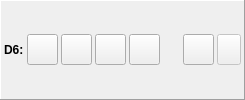
     <widget class="QFrame" name="horizontalFrame_6">
      <property name="sizePolicy">
       <sizepolicy hsizetype="Expanding" vsizetype="Fixed">
        <horstretch>0</horstretch>
        <verstretch>0</verstretch>
       </sizepolicy>
      </property>
      <property name="contextMenuPolicy">
       <enum>Qt::ActionsContextMenu</enum>
      </property>
      <property name="autoFillBackground">
       <bool>false</bool>
      </property>
      <property name="frameShape">
       <enum>QFrame::Panel</enum>
      </property>
      <property name="frameShadow">
       <enum>QFrame::Raised</enum>
      </property>
      <layout class="QHBoxLayout" name="horizontalLayout_6">
       <property name="spacing">
        <number>3</number>
       </property>
       <property name="margin">
        <number>3</number>
       </property>
       <item>
        <widget class="QLabel" name="label_16">
         <property name="sizePolicy">
          <sizepolicy hsizetype="Fixed" vsizetype="Fixed">
           <horstretch>0</horstretch>
           <verstretch>0</verstretch>
          </sizepolicy>
         </property>
         <property name="font">
          <font>
           <weight>75</weight>
           <bold>true</bold>
          </font>
         </property>
         <property name="text">
          <string>D6:</string>
         </property>
         <property name="margin">
          <number>5</number>
         </property>
        </widget>
       </item>
       <item>
        <widget class="QToolButton" name="buttonMountDisk_6">
         <property name="minimumSize">
          <size>
           <width>31</width>
           <height>31</height>
          </size>
         </property>
         <property name="maximumSize">
          <size>
           <width>31</width>
           <height>31</height>
          </size>
         </property>
        </widget>
       </item>
       <item>
        <widget class="QToolButton" name="buttonMountFolder_6">
         <property name="minimumSize">
          <size>
           <width>31</width>
           <height>31</height>
          </size>
         </property>
         <property name="maximumSize">
          <size>
           <width>31</width>
           <height>31</height>
          </size>
         </property>
        </widget>
       </item>
       <item>
        <widget class="QToolButton" name="buttonEject_6">
         <property name="minimumSize">
          <size>
           <width>31</width>
           <height>31</height>
          </size>
         </property>
         <property name="maximumSize">
          <size>
           <width>31</width>
           <height>31</height>
          </size>
         </property>
        </widget>
       </item>
       <item>
        <widget class="QToolButton" name="buttonEditDisk_6">
         <property name="minimumSize">
          <size>
           <width>31</width>
           <height>31</height>
          </size>
         </property>
         <property name="maximumSize">
          <size>
           <width>31</width>
           <height>31</height>
          </size>
         </property>
         <property name="checkable">
          <bool>false</bool>
         </property>
        </widget>
       </item>
       <item>
        <layout class="QVBoxLayout" name="verticalLayout_6">
         <property name="spacing">
          <number>0</number>
         </property>
         <property name="leftMargin">
          <number>5</number>
         </property>
         <property name="rightMargin">
          <number>5</number>
         </property>
         <item>
          <widget class="QLabel" name="labelFileName_6">
           <property name="sizePolicy">
            <sizepolicy hsizetype="Ignored" vsizetype="Fixed">
             <horstretch>0</horstretch>
             <verstretch>0</verstretch>
            </sizepolicy>
           </property>
           <property name="autoFillBackground">
            <bool>false</bool>
           </property>
           <property name="text">
            <string/>
           </property>
           <property name="textFormat">
            <enum>Qt::PlainText</enum>
           </property>
           <property name="wordWrap">
            <bool>false</bool>
           </property>
          </widget>
         </item>
         <item>
          <widget class="QLabel" name="labelImageProperties_6">
           <property name="sizePolicy">
            <sizepolicy hsizetype="Preferred" vsizetype="Fixed">
             <horstretch>0</horstretch>
             <verstretch>0</verstretch>
            </sizepolicy>
           </property>
           <property name="palette">
            <palette>
             <active>
              <colorrole role="WindowText">
               <brush brushstyle="SolidPattern">
                <color alpha="255">
                 <red>128</red>
                 <green>128</green>
                 <blue>128</blue>
                </color>
               </brush>
              </colorrole>
              <colorrole role="Mid">
               <brush brushstyle="SolidPattern">
                <color alpha="255">
                 <red>157</red>
                 <green>155</green>
                 <blue>144</blue>
                </color>
               </brush>
              </colorrole>
             </active>
             <inactive>
              <colorrole role="WindowText">
               <brush brushstyle="SolidPattern">
                <color alpha="255">
                 <red>128</red>
                 <green>128</green>
                 <blue>128</blue>
                </color>
               </brush>
              </colorrole>
              <colorrole role="Mid">
               <brush brushstyle="SolidPattern">
                <color alpha="255">
                 <red>157</red>
                 <green>155</green>
                 <blue>144</blue>
                </color>
               </brush>
              </colorrole>
             </inactive>
             <disabled>
              <colorrole role="WindowText">
               <brush brushstyle="SolidPattern">
                <color alpha="255">
                 <red>118</red>
                 <green>116</green>
                 <blue>108</blue>
                </color>
               </brush>
              </colorrole>
              <colorrole role="Mid">
               <brush brushstyle="SolidPattern">
                <color alpha="255">
                 <red>157</red>
                 <green>155</green>
                 <blue>144</blue>
                </color>
               </brush>
              </colorrole>
             </disabled>
            </palette>
           </property>
           <property name="textFormat">
            <enum>Qt::PlainText</enum>
           </property>
           <property name="alignment">
            <set>Qt::AlignRight|Qt::AlignTrailing|Qt::AlignVCenter</set>
           </property>
           <property name="wordWrap">
            <bool>false</bool>
           </property>
          </widget>
         </item>
        </layout>
       </item>
       <item>
        <widget class="QToolButton" name="buttonSave_6">
         <property name="minimumSize">
          <size>
           <width>31</width>
           <height>31</height>
          </size>
         </property>
         <property name="maximumSize">
          <size>
           <width>31</width>
           <height>31</height>
          </size>
         </property>
         <property name="checkable">
          <bool>true</bool>
         </property>
        </widget>
       </item>
       <item>
        <widget class="QToolButton" name="autoSave_6">
         <property name="enabled">
          <bool>false</bool>
         </property>
         <property name="maximumSize">
          <size>
           <width>31</width>
           <height>31</height>
          </size>
         </property>
         <property name="text">
          <string/>
         </property>
         <property name="checkable">
          <bool>false</bool>
         </property>
        </widget>
       </item>
      </layout>
     </widget>
